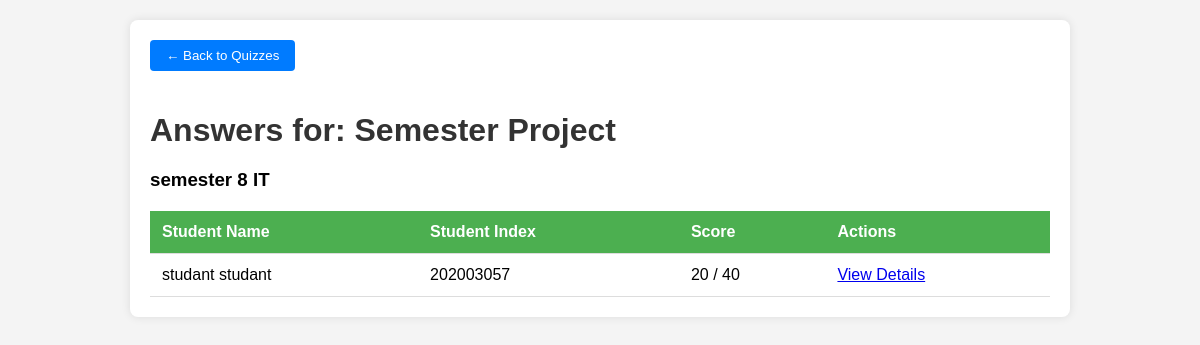
The page /admin/answers.php?id=1 (signed in) on the database its author committed.
### tables this page shows
CREATE TABLE `quiz` (
  `quiz_id` int(11) NOT NULL,
  `quiz_title` varchar(255) NOT NULL,
  `quiz_desc` varchar(255) NOT NULL,
  `quiz_faculity` varchar(255) NOT NULL,
  `quiz_score` int(11) NOT NULL,
  `quiz_qu_number` int(11) NOT NULL,
  `quiz_status` int(11) NOT NULL DEFAULT 0,
  `del` int(11) NOT NULL DEFAULT 0
);

CREATE TABLE `result` (
  `result_id` int(11) NOT NULL,
  `quiz_id` int(11) NOT NULL,
  `student_id` int(11) NOT NULL,
  `result` int(11) DEFAULT NULL,
  `del` int(11) NOT NULL DEFAULT 0
);

CREATE TABLE `student` (
  `student_id` int(11) NOT NULL,
  `student_first_name` varchar(255) NOT NULL,
  `student_last_nane` varchar(255) NOT NULL,
  `student_index` int(11) NOT NULL,
  `student_faculty` varchar(255) NOT NULL,
  `student_email` varchar(255) NOT NULL,
  `student_pass` varchar(255) NOT NULL,
  `del` int(11) NOT NULL DEFAULT 0
);

### admin/answers.php (the view, shortened to what this page needs)
<?php
$conn = mysqli_connect("localhost", "root", "", "quiz_system");
$quiz_id = isset($_GET['id']) ? intval($_GET['id']) : 0;
$quiz_query = "SELECT * FROM quiz WHERE quiz_id = $quiz_id";
$quiz_result = mysqli_query($conn, $quiz_query);
$quiz = mysqli_fetch_assoc($quiz_result);
$answers_query = "SELECT * FROM `student`s  ,`quiz`q,`result`r
WHERE s.student_id = r.student_id AND
 q.quiz_id = r.quiz_id AND
  q.quiz_id = '$quiz_id'";
$answers_result = mysqli_query($conn, $answers_query);
?>
<!DOCTYPE html>
<html lang="en">
<head>
</head>
<body>
    <div class="container">
        <button class="back-btn" onclick="window.location='quiz.php'">← Back to Quizzes</button>
        <h1>Answers for: <?php echo htmlspecialchars($quiz['quiz_title']); ?></h1>
        <h3><?php echo htmlspecialchars($quiz['quiz_desc'] .' '.$quiz['quiz_faculity']); ?></h3>
        <?php if (mysqli_num_rows($answers_result) > 0): ?>
        <table>
            <thead>
                <tr>
                    <th>Student Name</th>
                    <th>Student Index</th>
                    <th>Score</th>
                    <th>Actions</th>
                </tr>
            </thead>
            <tbody>
                <?php while ($answer = mysqli_fetch_assoc($answers_result)): ?>
                <tr>
                    <td><?php echo $answer['student_first_name'].' '.$answer['student_last_nane']; ?></td>
                    <td><?php echo $answer['student_index']; ?></td>
                    <td><?php echo $answer['result']; ?> / <?php echo $quiz['quiz_score']; ?></td>
                    <td>
                        <a href="view_answers.php?student_id=<?php echo $answer['student_id'] ?>&&quiz_id=<?php echo $quiz_id ?>" class="view-answers">
                            View Details
                        </a>
                    </td>
                </tr>
                <?php endwhile; ?>
            </tbody>
        </table>
        <?php else: ?>
        <p>No answers found for this quiz.</p>
        <?php endif; ?>
    </div>
</body>

### admin/answers.php (style rules this page uses)
body { font-family: Arial, sans-serif; background-color: #f4f4f4; margin: 0; padding: 20px; }
.container { max-width: 900px; margin: auto; background: white; padding: 20px; border-radius: 8px; box-shadow: 0 0 10px rgba(0, 0, 0, 0.1); }
h1 { color: #333; margin-bottom: 20px; }
table { width: 100%; border-collapse: collapse; margin-top: 20px; }
th, td { padding: 12px; text-align: left; border-bottom: 1px solid #ddd; }
th { background-color: #4CAF50; color: white; }
.back-btn { margin-bottom: 20px; padding: 8px 16px; background-color: #007bff; color: white; border: none; border-radius: 4px; cursor: pointer; }

### rows shown on the page
quiz: quiz_title "Semester Project", quiz_desc+quiz_faculity "semester 8 IT"
result: student.student_first_name "studant", student.student_last_nane "studant", student.student_index "202003057", result "20", quiz.quiz_score "40"
